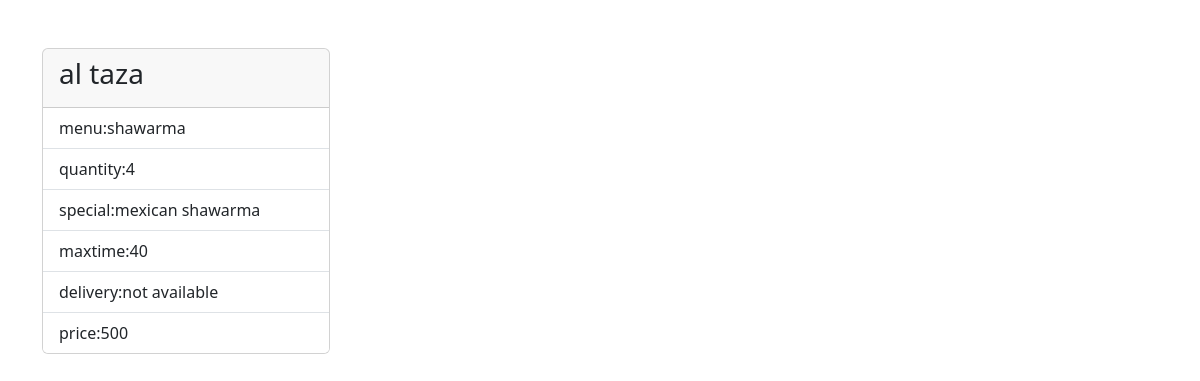
The app's page /hotels/5/ with its own data.
### foodapp/models.py (models this page shows, shortened)
class Hotelapp(models.Model):
    hotel=models.CharField(max_length=200,unique=True)
    foodname=models.CharField(max_length=200)
    quantity=models.PositiveIntegerField()
    special=models.CharField(max_length=200)
    maxtime=models.PositiveIntegerField()
    delivery=models.CharField(max_length=200)
    price=models.PositiveIntegerField()

### foodapp/views.py (the view)
# urls.py: path("hotels/<int:pk>/",views.Hotelappdetailview.as_view(),name="hotels-detail"),
class Hotelappdetailview(View):
    def get(self,request,*args,**kwargs):
        id=kwargs.get("pk")
        qs=Hotelapp.objects.get(id=id)
        return render(request,"hotel_detail.html",{"data":qs})

### foodapp/templates/hotel_detail.html (shortened to what this page needs)
<!DOCTYPE html>
<html lang="en">
<head>
    <link href="https://cdn.jsdelivr.net/npm/bootstrap@5.3.2/dist/css/bootstrap.min.css" rel="stylesheet">
</head>
<body>
    <div class="container mt-5">
        <div class="card" style="width: 18rem;">
            <div class="card-header">
              <h3>{{data.hotel}}</h3>
            </div>
            <ul class="list-group list-group-flush">
              <li class="list-group-item">menu:{{data.foodname}}</li>
              <li class="list-group-item">quantity:{{data.quantity}}</li>
              <li class="list-group-item">special:{{data.special}}</li>
              <li class="list-group-item">maxtime:{{data.maxtime}}</li>
              <li class="list-group-item">delivery:{{data.delivery}}</li>
              <li class="list-group-item">price:{{data.price}}</li>
            </ul>
          </div>
    </div>
</body>
</html>

### records on screen
Hotelapp: hotel "al taza", foodname "shawarma", quantity "4", special "mexican shawarma", maxtime "40", delivery "not available", price "500"
